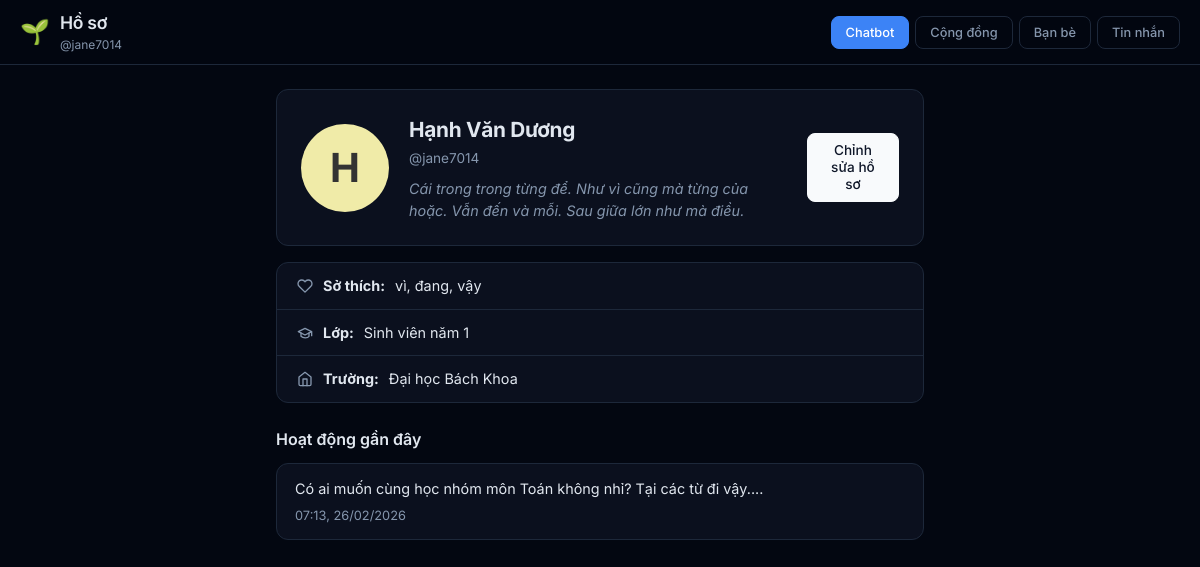
/profile/jane7014 (signed in), run on the app's committed database.
### tables this page shows
CREATE TABLE user (
    id INTEGER PRIMARY KEY AUTOINCREMENT,
    username TEXT UNIQUE NOT NULL,
    display_name TEXT NOT NULL,
    password_hash TEXT NOT NULL,
    created_ts INTEGER NOT NULL,
    avatar_color TEXT,
    bio TEXT,
    hobbies TEXT,
    grade TEXT,
    school TEXT
);

CREATE TABLE post (
    id TEXT PRIMARY KEY,
    user_id INTEGER NOT NULL,
    content TEXT NOT NULL,
    timestamp INTEGER NOT NULL,
    FOREIGN KEY (user_id) REFERENCES user (id) ON DELETE CASCADE
);

### main.py (the view)
@app.route("/profile/<string:username>")
def profile_page(username):
    if 'user_id' not in session: return redirect('/login')
    db = get_db()
    user = db.execute("SELECT * FROM user WHERE username = ?", (username,)).fetchone()
    if not user: return "Người dùng không tồn tại.", 404
    posts_rows = db.execute("SELECT * FROM post WHERE user_id = ? ORDER BY timestamp DESC", (user['id'],)).fetchall()
    posts_data = []
    for post in posts_rows:
        post_dict = dict(post)
        post_dict['formatted_timestamp'] = datetime.fromtimestamp(post['timestamp']).strftime('%H:%M, %d/%m/%Y')
        posts_data.append(post_dict)
    is_own_profile = (session.get('username') == username)
    return render_template(
        'profile.html',
        profile_user=dict(user),
        posts=posts_data,
        is_own_profile=is_own_profile,
        display_name=session.get('display_name')
    )

### main.py (called while the page is built)
def get_db():
    if 'db' not in g:
        g.db = sqlite3.connect(
            DATABASE_PATH,
            detect_types=sqlite3.PARSE_DECLTYPES
        )
        g.db.row_factory = sqlite3.Row
        g.db.execute("PRAGMA foreign_keys = ON") # <<< THÊM DÒNG NÀY
    return g.db

### templates/profile.html (shortened to what this page needs)
<!doctype html>
<html lang="vi">
<head>
  <link rel="stylesheet" href="/static/style.css">
  <link rel="stylesheet" href="/static/profile_style.css">
</head>
<body>
  <header class="appbar">
    <div class="brand">
      <a href="/community" style="display:flex;align-items:center;gap:10px;text-decoration:none;">
        <span class="logo">🌱</span>
        <div>
          <span class="brand-title" style="color:var(--foreground);">Hồ sơ</span>
          <div class="brand-tagline">@{{ profile_user.username }}</div>
        </div>
      </a>
    </div>
    <div class="controls">
      <a class="chip" href="/chat" style="background: var(--mood); color: white; border-color: var(--mood);">Chatbot</a>
      <a class="chip" href="/community">Cộng đồng</a>
      <a class="chip" href="/friends">Bạn bè</a>
      <a class="chip" href="/messages">Tin nhắn</a>
    </div>
  </header>
  <main class="profile-container">
    <div class="profile-header">
      <div class="profile-avatar" style="background-color:{{ profile_user.avatar_color }};">
        {{ profile_user.display_name[0]|upper }}
      </div>
      <div class="profile-info">
        <h1>{{ profile_user.display_name }}</h1>
        <p class="username">@{{ profile_user.username }}</p>
        <p class="bio">{{ profile_user.bio or 'Chưa có mô tả.' }}</p>
      </div>
      {% if is_own_profile %}
      <button id="editProfileBtn" class="btn primary">Chỉnh sửa hồ sơ</button>
      {% endif %}
    </div>
    <div class="profile-details">
      <div class="detail-item">
        <svg width="16" height="16" viewBox="0 0 24 24" fill="none" stroke="currentColor" stroke-width="2"
          stroke-linecap="round" stroke-linejoin="round">
          <path
            d="M20.84 4.61a5.5 5.5 0 0 0-7.78 0L12 5.67l-1.06-1.06a5.5 5.5 0 0 0-7.78 7.78l1.06 1.06L12 21.23l7.78-7.78 1.06-1.06a5.5 5.5 0 0 0 0-7.78z">
          </path>
        </svg>
        <strong>Sở thích:</strong> {{ profile_user.hobbies or 'Chưa cập nhật' }}
      </div>
      <div class="detail-item">
        <svg width="16" height="16" viewBox="0 0 24 24" fill="none" stroke="currentColor" stroke-width="2"
          stroke-linecap="round" stroke-linejoin="round">
          <path d="M22 10v6M2 10l10-5 10 5-10 5z"></path>
          <path d="M6 12v5c3 3 10 3 12 0v-5"></path>
        </svg>
        <strong>Lớp:</strong> {{ profile_user.grade or 'Chưa cập nhật' }}
      </div>
      <div class="detail-item">
        <svg width="16" height="16" viewBox="0 0 24 24" fill="none" stroke="currentColor" stroke-width="2"
          stroke-linecap="round" stroke-linejoin="round">
          <path d="M3 9l9-7 9 7v11a2 2 0 0 1-2 2H5a2 2 0 0 1-2-2z"></path>
          <polyline points="9 22 9 12 15 12 15 22"></polyline>
        </svg>
        <strong>Trường:</strong> {{ profile_user.school or 'Chưa cập nhật' }}
      </div>
    </div>
    <div class="activity-feed">
      <h2>Hoạt động gần đây</h2>
      {% for post in posts %}
      <a href="/post/{{ post.id }}" class="post-item">
        <p>{{ post.content[:200] }}...</p>
        <small>{{ post.formatted_timestamp }}</small>
      </a>
      {% else %}
      <p class="text-muted" style="padding: 20px 0;">Người dùng này chưa có bài đăng nào.</p>
      {% endfor %}
    </div>
  </main>
</body>
</html>

### static/style.css (style rules this page uses)
:root { --background: hsl(224, 71%, 4%); --foreground: hsl(213, 31%, 91%); --card: hsl(224, 48%, 8%); --card-foreground: hsl(213, 31%, 91%); --popover: hsl(224, 48%, 8%); --popover-foreground: hsl(213, 31%, 91%); --muted: hsl(223, 40%, 14%); --muted-foreground: hsl(215, 20%, 60%); --border: hsl(216, 34%, 17%); --input: hsl(216, 34%, 17%); --ring: hsl(216, 77%, 54%); --primary: hsl(210, 40%, 98%); --primary-foreground: hsl(222, 47%, 11%); --secondary: hsl(223, 40%, 14%); --secondary-foreground: hsl(210, 40%, 98%); --destructive: hsl(0, 62%, 50%); --destructive-foreground: hsl(210, 40%, 98%); --accent: hsl(223, 40%, 14%); --accent-foreground: hsl(210, 40%, 98%); --mood: hsl(217, 91%, 60%); --mood-joy: hsl(142, 71%, 45%); --mood-anger: hsl(0, 84%, 60%); --msg-me-bg: hsl(217, 91%, 60%); --msg-me-fg: #ffffff; --msg-ai-bg: hsl(223, 40%, 14%); --msg-ai-fg: hsl(213, 31%, 91%); --shadow-sm: 0 1px 2px 0 rgba(0, 0, 0, 0.3); --shadow: 0 4px 6px -1px rgba(0, 0, 0, 0.3), 0 2px 4px -2px rgba(0, 0, 0, 0.3); --shadow-lg: 0 10px 15px -3px rgba(0, 0, 0, 0.4), 0 4px 6px -4px rgba(0, 0, 0, 0.4); --radius: 0.5rem; --radius-lg: 0.75rem; --radius-sm: calc(var(--radius) - 2px); --bg: var(--background); --panel: var(--card); --fg: var(--foreground); --chip-bg: var(--secondary); --input-bg: var(--muted); }
*, *::before, *::after { box-sizing: border-box; margin: 0; padding: 0; }
html, body { height: 100%; }
body { color: var(--foreground); background: var(--background); font-family: 'Inter', -apple-system, BlinkMacSystemFont, 'Segoe UI', sans-serif; font-size: 14px; line-height: 1.5; display: flex; flex-direction: column; height: 100vh; transition: background-color 0.3s ease, color 0.3s ease; -webkit-font-smoothing: antialiased; -moz-osx-font-smoothing: grayscale; }
.appbar { flex-shrink: 0; display: flex; justify-content: space-between; align-items: center; padding: 10px 20px; border-bottom: 1px solid var(--border); background: color-mix(in srgb, var(--background) 80%, transparent); backdrop-filter: blur(12px); -webkit-backdrop-filter: blur(12px); position: relative; z-index: 10; }
.brand { display: flex; align-items: center; gap: 10px; }
.logo { font-size: 1.5rem; }
.brand-title { font-weight: 600; font-size: 1.1rem; letter-spacing: -0.3px; color: var(--foreground); }
.brand-tagline { font-size: 0.75rem; color: var(--muted-foreground); font-weight: 400; }
.controls { display: flex; gap: 6px; align-items: center; }
.chip { border: 1px solid var(--border); padding: 6px 14px; border-radius: var(--radius); color: var(--muted-foreground); background: transparent; cursor: pointer; transition: all 0.15s ease; font-size: 0.8rem; font-weight: 500; white-space: nowrap; text-decoration: none; display: inline-flex; align-items: center; gap: 4px; font-family: inherit; line-height: 1.5; }
.btn { padding: 8px 16px; border-radius: var(--radius); border: 1px solid var(--border); background: transparent; color: var(--foreground); cursor: pointer; font-weight: 500; font-size: 0.85rem; font-family: inherit; transition: all 0.15s ease; text-decoration: none; display: inline-flex; align-items: center; justify-content: center; gap: 6px; line-height: 1.25; }
.btn.primary { background: var(--primary); color: var(--primary-foreground); border-color: var(--primary); }

### data on the page
user: username "jane7014", display_name "H", display_name "Hạnh Văn Dương", bio "Cái trong trong từng để. Như vì cũng mà từng của hoặc. Vẫn đến và mỗi. Sau giữa lớn như mà điều.", hobbies "vì, đang, vậy", grade "Sinh viên năm 1", school "Đại học Bách Khoa"
post: content "Có ai muốn cùng học nhóm môn Toán không nhỉ? Tại các từ đi vậy.", formatted_timestamp "07:13, 26/02/2026"
